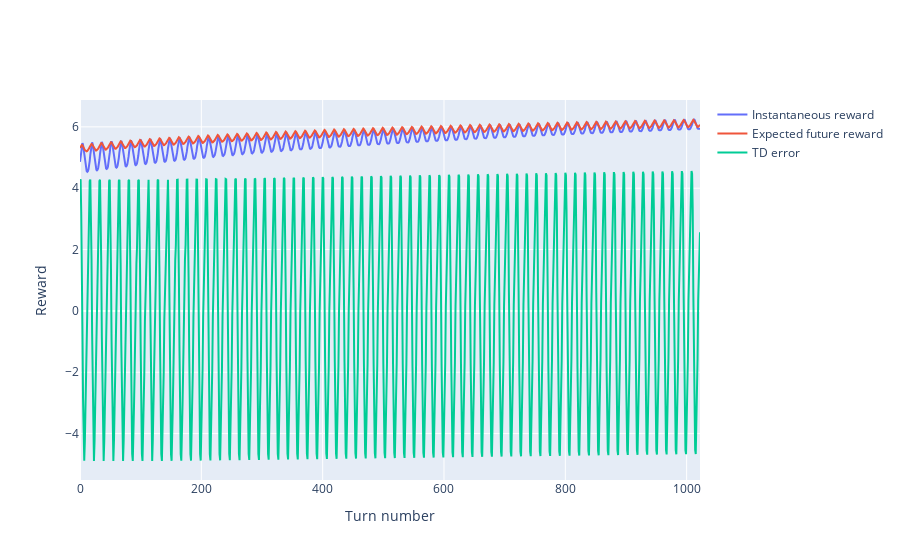

The notebook cell saved with this chart:
### Code cell
reward_plot(turn_results)

### Figure 1 — Plotly figure (JSON) as saved in the notebook; plotly's stock layout.template omitted (floating-point values rounded to 4 significant figures; data arrays with more than 128 entries replaced by an {"elided": "..."} marker saying what was removed)
{"data": [{"name": "Instantaneous reward", "type": "scatter", "y": {"elided": "1023 float values"}}, {"name": "Expected future reward", "type": "scatter", "y": {"elided": "1023 float values"}}, {"name": "TD error", "type": "scatter", "y": {"elided": "1023 float values"}}], "layout": {"xaxis": {"title": {"text": "Turn number"}}, "yaxis": {"title": {"text": "Reward"}}}}
